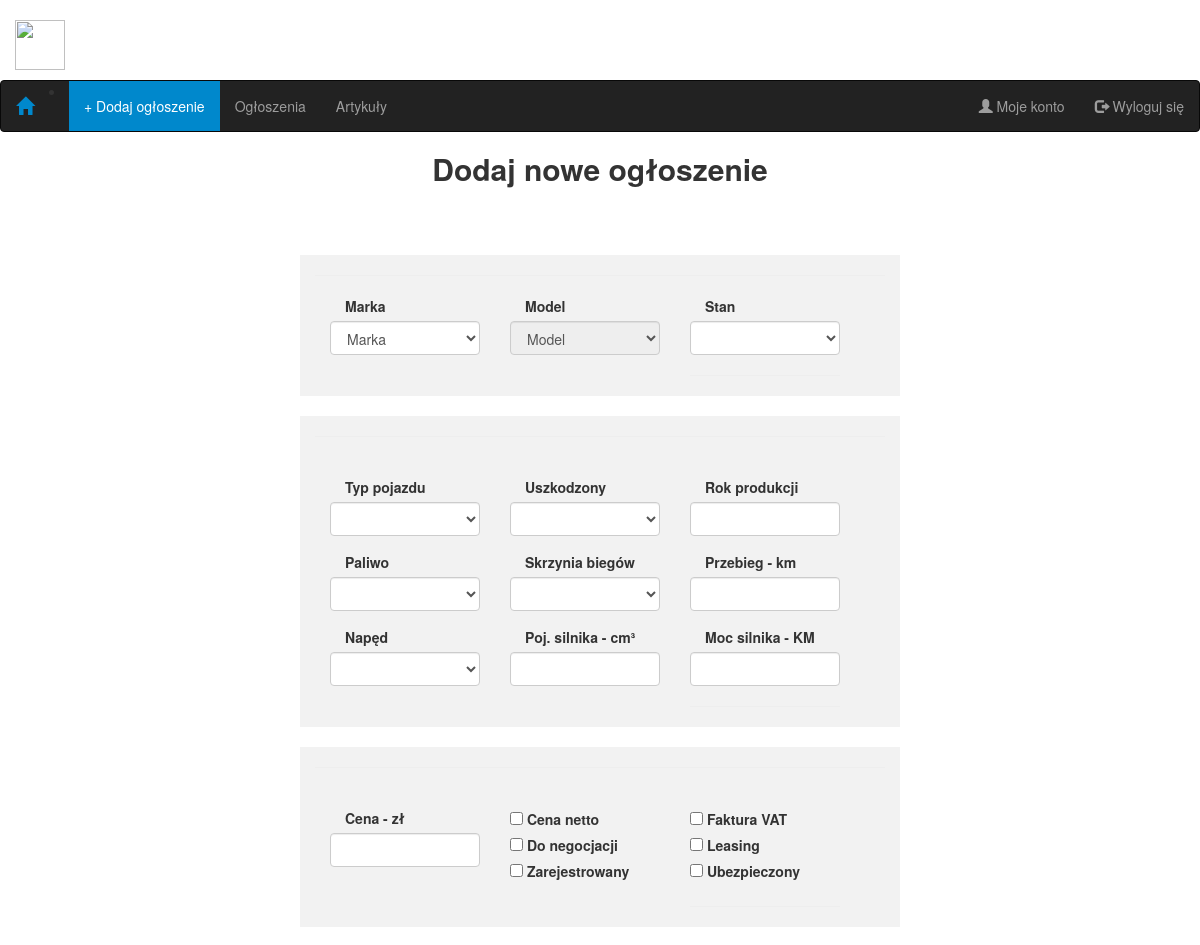
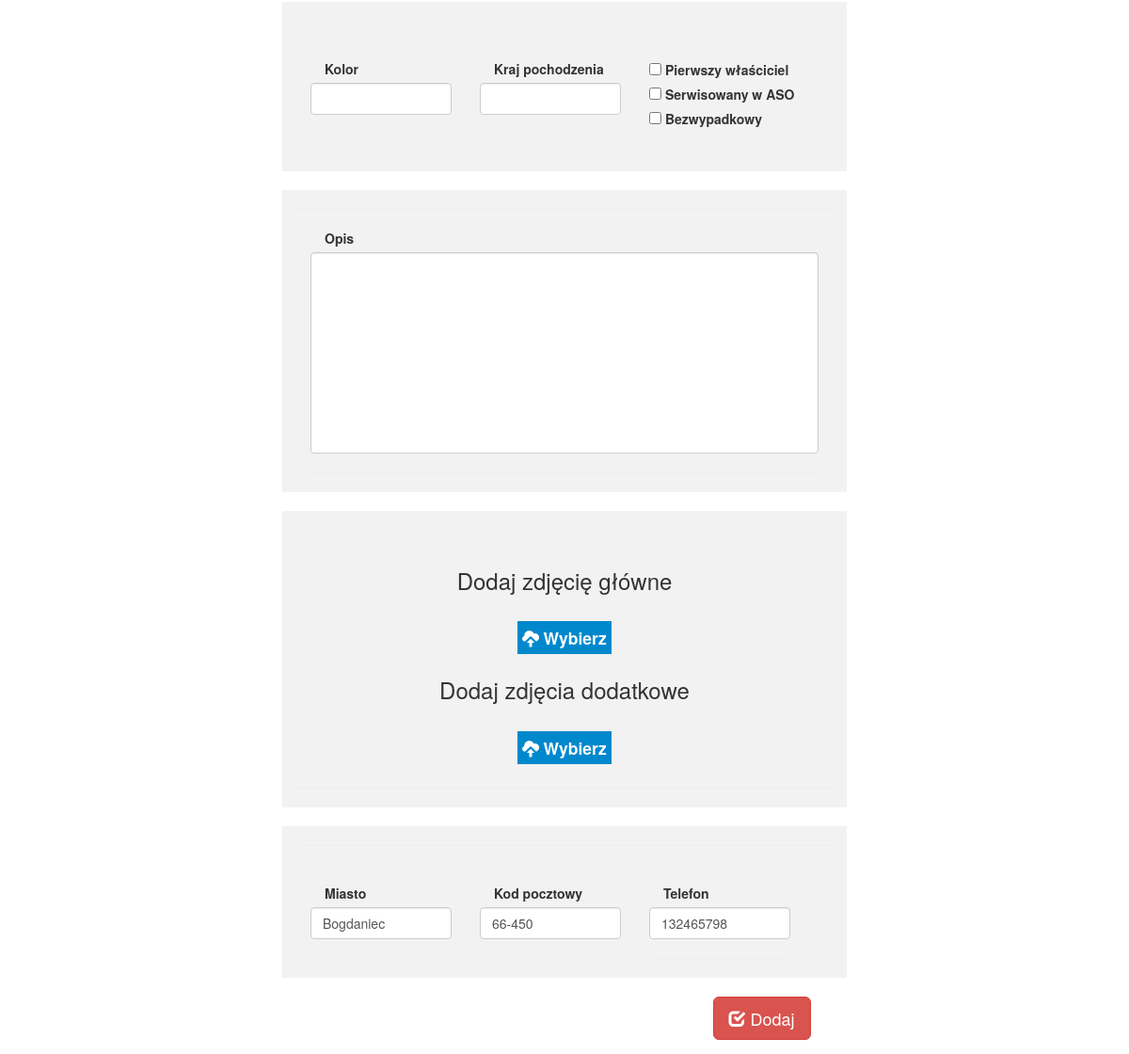
Screenshot of /dodaj.php (signed in) with the database file from the repository (2 pictures, top to bottom).
### tables this page shows
CREATE TABLE `user` (
  `id_user` int(5) NOT NULL AUTO_INCREMENT,
  `mail` varchar(30) NOT NULL,
  `password` varchar(150) NOT NULL,
  `salt` varchar(40) NOT NULL,
  `name` varchar(20) NOT NULL,
  `date` timestamp NOT NULL DEFAULT CURRENT_TIMESTAMP ON UPDATE CURRENT_TIMESTAMP,
  `city` varchar(30) NOT NULL,
  `post` varchar(10) NOT NULL,
  `phone` varchar(10) NOT NULL,
  `special` int(1) NOT NULL DEFAULT '0',
  PRIMARY KEY (`id_user`)
);

### verify.php (called while the page is built, shortened)
<?php
    include('DBconn.php');
    $user_check = $_SESSION['user_mail'];
    $ses_sql = mysqli_query($link,"select mail, special, id_user from USER where mail = '$user_check' ");
    $row = mysqli_fetch_array($ses_sql,MYSQLI_ASSOC);
    $login_session = $row['mail'];
?>

### dodaj.php (the view, shortened to what this page needs)
<?php
    include("navbar.php");
    include("verify.php");
    $q = mysqli_query($link, "select city, phone, post from user where mail = '$login_session'");
    $row = mysqli_fetch_row($q);
?>
<!DOCTYPE html>
<head lang="en">
    <link rel="stylesheet" href="https://maxcdn.bootstrapcdn.com/bootstrap/3.3.7/css/bootstrap.min.css">
    <link rel="stylesheet" href="//netdna.bootstrapcdn.com/font-awesome/4.2.0/css/font-awesome.min.css">
</head>
<body>
    <div style="text-align: center">
        <h2> <b> Dodaj nowe ogłoszenie</b></h2>
    </div>
    <form enctype="multipart/form-data" action="" method="post">
    <div class="container margins col-sm-6 col-sm-offset-3" style="background-color: #f2f2f2;">
        <hr>
            <div class="form-group">
                <div class="row col-sm-12">
                    <div class="col-sm-4">
                        <label class="col-sm-12" style="white-space: nowrap;" for="marka">Marka</label>
                        <select class="form-control" name="marka" id="marka" required>
                        <option value="" disabled selected>Marka</option>
                        </select>
                    </div>
                    <div class="col-sm-4">
                        <label class="col-sm-12" style="white-space: nowrap;" for="model">Model</label>
                        <select class='form-control' name='model' id='model' disabled required>
                            <option value='' disabled selected>Model</option>
                        </select>
                    </div>
                    <div class="col-sm-4">
                        <label class="col-sm-12" style="white-space: nowrap;" for="status">Stan</label>
                        <select class='form-control' id='status' name='status' required>
                            <option value="" disabled selected></option>
                            <option value="1">Nowe</option>
                        </select>
                        <hr>
                    </div>
                </div>
            </div>
    </div>
    <div class="container col-sm-6 col-sm-offset-3" style="background-color: #f2f2f2; margin-top:20px;">
        <hr>
            <br>
            <div class="form-group">
                <div class="row col-sm-12">
                    <div class="col-sm-4">
                        <label class="col-sm-12" style="white-space: nowrap;" for="typ">Typ pojazdu</label>
                        <select class="form-control" id="typ" name="typ" required>
                        <option value="" disabled selected></option>
                        <?php
                        $q4 = mysqli_query($link, "select typename from type");
                        while($row4 = mysqli_fetch_array($q4))
                        {
                            echo "<option value='".$row4['typename']."'> ".$row4['typename']." </option>";
                        }
                        ?>
                        </select>
                    </div>
                    <div class="col-sm-4">
                        <label class="col-sm-12" style="white-space: nowrap;" for="damaged">Uszkodzony</label>
                        <select class='form-control' id='damaged' name='damaged' required>
                            <option value="" disabled selected></option>
                            <option value="1">Tak</option>
                        </select>
                    </div>
                    <div class="col-sm-4">
                        <label class="col-sm-12" style="white-space: nowrap;" for="rok">Rok produkcji</label>
                        <input type="number" class="form-control" id="rok" name="rok" required maxlength=4>
                    </div>
                </div>
            </div> <br> <br>
            <br>
            <div class="form-group">
                <div class="row col-sm-12">
                    <div class="col-sm-4">
                        <label class="col-sm-12" for="paliwo" style="white-space: nowrap;">Paliwo</label>
                        <select class="form-control" id="paliwo" name="paliwo" required>
                        <option value="" disabled selected></option>
                        <?php
                        $q3 = mysqli_query($link, "select type from fuel");
                        while($row3 = mysqli_fetch_array($q3))
                        {
                            echo "<option value='".$row3['type']."'> ".$row3['type']." </option>";
                        }
                        ?>
                        </select>
                    </div>
                    <div class="col-sm-4">
                        <label class="col-sm-12" style="white-space: nowrap;" for="gearbox">Skrzynia biegów</label>
                        <select class="form-control" id="gearbox" name="gearbox" required>
                        <option value="" disabled selected></option>
                        <?php
                        $q5 = mysqli_query($link, "select type from gearbox");
                        while($row5 = mysqli_fetch_array($q5))
                        {
                            echo "<option value='".$row5['type']."'> ".$row5['type']." </option>";
                        }
                        ?>
                        </select>
                    </div>
                    <div class="col-sm-4">
                        <label class="col-sm-12" for="przebieg" style="white-space: nowrap;">Przebieg - km</label>
                        <input type="number" class="form-control" id="przebieg" name="przebieg" required maxlength=10>
                    </div>
                </div>
            </div> <br> <br>
            <br>
            <div class="form-group">
                <div class="row col-sm-12">
                    <div class="col-sm-4">
                        <label class="col-sm-12" style="white-space: nowrap;" for="drive">Napęd</label>
                        <select class="form-control" id="drive" name="drive" required>
                        <option value="" disabled selected></option>
                        <?php
                        $q6 = mysqli_query($link, "select type from drive");
                        while($row6 = mysqli_fetch_array($q6))
                        {
                            echo "<option value='".$row6['type']."'> ".$row6['type']." </option>";
                        }
                        ?>
                        </select>
                    </div>
                    <div class="col-sm-4">
                        <label class="col-sm-12" for="engine" style="white-space: nowrap;">Poj. silnika - cm³</label>
                        <input type="number" class="form-control" id="engine" name="engine" required maxlength=5>
                    </div>
                    <div class="col-sm-4">
                        <label class="col-sm-12" for="moc" style="white-space: nowrap;">Moc silnika - KM</label>
                        <input type="number" class="form-control" id="moc" name="moc" required maxlength=5>
                        <hr>
                    </div> <br>
                </div>
            </div>
    </div>
    <div class="container col-sm-6 col-sm-offset-3" style="background-color: #f2f2f2; margin-top:20px;">
        <hr>
            <br>
            <div class="form-group">
                <div class="row col-sm-12">
                    <div class="col-sm-4">
                        <label class="col-sm-12" for="price" style="white-space: nowrap;">Cena - zł</label>
                        <input type="number" class="form-control" id="price" name="price" required maxlength=10>
                    </div>
                    <div class="col-sm-4">
                        <label class="form-check-label" style="white-space: nowrap;">
                            <input type="checkbox" class="form-check-input" name="netto"> Cena netto
                        </label> <br>
                        <label class="form-check-label" style="white-space: nowrap;">
                            <input type="checkbox" class="form-check-input" name="negotiable"> Do negocjacji
                        </label> <br>
                        <label class="form-check-label" style="white-space: nowrap;">
                            <input type="checkbox" class="form-check-input" name="reg"> Zarejestrowany
                        </label>
                    </div>
                    <div class="col-sm-4">
                        <label class="form-check-label" style="white-space: nowrap;">
                            <input type="checkbox" class="form-check-input" name="vat"> Faktura VAT
                        </label> <br>
                        <label class="form-check-label" style="white-space: nowrap;">
                            <input type="checkbox" class="form-check-input" name="leasing"> Leasing
                        </label> <br>
                        <label class="form-check-label" style="white-space: nowrap;">
                            <input type="checkbox" class="form-check-input" name="OC"> Ubezpieczony
                        </label>
                        <hr>
                    </div> <br>
                </div>
            </div>
    </div>
    <div class="container col-sm-6 col-sm-offset-3" style="background-color: #f2f2f2; margin-top:20px;">
        <hr>
            <br>
            <div class="form-group">
                <div class="row col-sm-12">
                    <div class="col-sm-4">
                        <label class="col-sm-12" for="color" style="white-space: nowrap;">Kolor</label>
                        <input type="text" class="form-control" id="color" name="color" required maxlength=20>
                    </div>
                    <div class="col-sm-4">
                        <label class="col-sm-12" for="country" style="white-space: nowrap;">Kraj pochodzenia</label>
                        <input type="text" class="form-control" id="country" name="country" required maxlength=20>
                    </div>
                    <div class="col-sm-4">
                        <label class="form-check-label" style="white-space: nowrap;">
                            <input type="checkbox" class="form-check-input" name="owner"> Pierwszy właściciel
                        </label> <br>
                        <label class="form-check-label" style="white-space: nowrap;">
                            <input type="checkbox" class="form-check-input" name="ASO"> Serwisowany w ASO
                        </label> <br>
                        <label class="form-check-label" style="white-space: nowrap;">
                            <input type="checkbox" class="form-check-input" name="noacc"> Bezwypadkowy
                        </label>
                        <hr>
                    </div> <br>
                </div>
            </div>
    </div>
    <div class="container col-sm-6 col-sm-offset-3" style="background-color: #f2f2f2; margin-top:20px;">
        <hr>
            <div class="form-group">
                <div class="col-sm-12">
                    <label class="col-sm-12" for="desc" style="white-space: nowrap;">Opis</label>
                    <textarea class="form-control" style="resize: none;" name="opis" id="opis" cols="100" rows="10" maxlength="4096" required></textarea>
                    <hr>
                </div>
            </div>
    </div>
    <div class="container col-sm-6 col-sm-offset-3" style="background-color: #f2f2f2; margin-top:20px;">
        <hr>
            <div class="form-group">
                <div class="col-sm-12">
                    <h3 style="text-align: center"> Dodaj zdjęcię główne</h3> <br>
                </div>
                <div style="text-align: center">
                    <label class="lbl" for="file"> <span class='glyphicon glyphicon-cloud-upload'></span> Wybierz</label> <br>
                </div>
                <div class="col-sm-12">
                    <h3 style="text-align: center"> Dodaj zdjęcia dodatkowe</h3> <br>
                </div>
                <div style="text-align: center">
                    <label class="lbl" for="files"> <span class='glyphicon glyphicon-cloud-upload'></span> Wybierz</label> <br>
                </div>
                <hr>
            </div>
    </div>
    <div class="container col-sm-6 col-sm-offset-3" style="background-color: #f2f2f2; margin-top:20px;">
        <hr>
            <br>
            <div class="form-group">
                <div class="row col-sm-12">
                    <div class="col-sm-4">
                        <label class="col-sm-12" for="city" style="white-space: nowrap;">Miasto</label>
                        <input type="text" class="form-control" id="city" name="city" required value="<?php echo htmlspecialchars($row[0]); ?>"  maxlength=30>
                    </div>
                    <div class="col-sm-4">
                        <label class="col-sm-12" for="post" style="white-space: nowrap;">Kod pocztowy</label>
                        <input type="text" class="form-control" id="postcode" name="postcode" required value="<?php echo htmlspecialchars($row[2]); ?>" maxlength=10>
                    </div>
                    <div class="col-sm-4">
                        <label class="col-sm-12" for="moc" style="white-space: nowrap;">Telefon</label>
                        <input type="number" class="form-control" id="phone" name="phone" required value="<?php echo htmlspecialchars($row[1]); ?>"  maxlength=10>
                        <hr>
                    </div>
                </div>
            </div>
    </div> <br>
    <div class="container col-sm-6 col-sm-offset-3" style="margin-top:20px;">
        <div class="form-group col-sm-3 pull-right">
            <button type="submit" class="btn btn-danger btn-lg"><span class="glyphicon glyphicon-check"></span>  Dodaj</button>
        </div>
    </div>
    </form>
</body>

### dodaj.php (style rules this page uses)
.margins { margin-top:60px; }
.inputfile + .lbl { font-size: 1.25em; font-weight: 700; color: white; background-color: #0088cc; display: inline-block; cursor: pointer; padding: 5px; }

### rows the page displays
user: city "Bogdaniec", postcode "66-450", phone "132465798"
